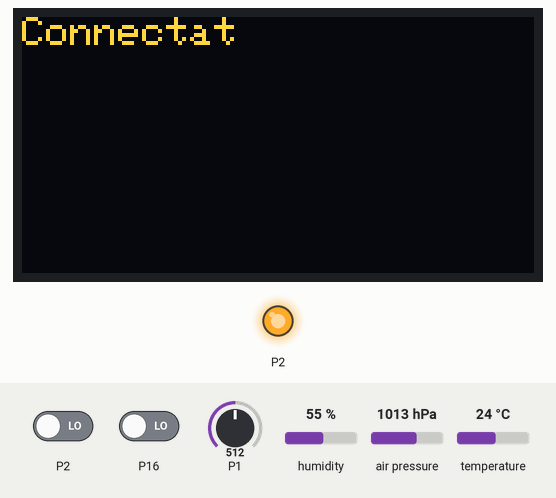
A program run on a simulated BBC micro:bit (MakeCode). Shown: 128×64 one-colour display, output pins drawn as LEDs (lit = HIGH). The test bench sets the inputs (shaded band); at power-on: P1 = 512, P2 LOW, P16 LOW, humidity 55 %, air pressure 1013 hPa, temperature 24 °C (analog values on the 0–1023 scale). The OLED is the two-colour kind (top 16 rows yellow).

Above: at 0.4 s.
At 1.4 s:
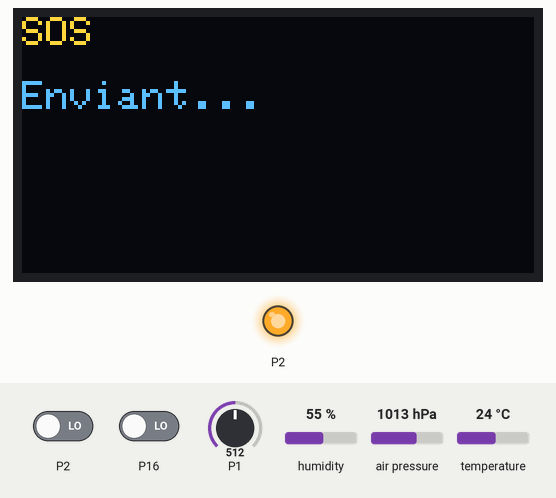

Measured:
- what the display in image 0 shows lasts 1.1 s, from 0.3 s to 1.4 s

The program:

main.ts
```typescript
function PantallaDades () {
    OLED.clear()
    OLED.writeStringNewLine("TDR")
    OLED.newLine()
    OLED.writeStringNewLine("Temperatura: " + ("" + temperatura) + " C")
    OLED.writeStringNewLine("Humitat: " + ("" + Humitat) + "%")
    OLED.writeStringNewLine("Pressio: " + ("" + Pressió) + " hPa")
    OLED.writeStringNewLine("Bateria: " + ("" + PercBat) + "%")
    OLED.writeStringNewLine("Voltatge:  " + ("" + batvolt) + " V")
}
function Wifi () {
    botoapretat = 0
    while (botoapretat == 0) {
        if (pins.digitalReadPin(DigitalPin.P2) == 0) {
            botoapretat += 1
            SSID = "MAZINGERZ"
            WIFI_PASSWORD = "letsthesunshine"
        }
        if (pins.digitalReadPin(DigitalPin.P16) == 0) {
            botoapretat += 1
            SSID = "orioloneplusnord"
            WIFI_PASSWORD = "bondia1234"
        }
    }
    OLED.clear()
    OLED.writeStringNewLine("...")
    ESP8266_IoT.initWIFI(SerialPin.P8, SerialPin.P12, BaudRate.BaudRate115200)
    ESP8266_IoT.connectWifi(SSID, WIFI_PASSWORD)
    OLED.clear()
    OLED.writeStringNewLine("Connectat")
}
function LlegirDades () {
    temperatura = BME280.temperature(BME280_T.T_C)
    Humitat = BME280.humidity()
    Pressió = BME280.pressure(BME280_P.hPa)
}
function EnviarDades () {
    ESP8266_IoT.connectThingSpeak()
    ESP8266_IoT.setData(
    "8OUGW8MHUV093H5B",
    temperatura,
    Humitat,
    Pressió,
    PercBat,
    batvolt,
    sos
    )
    ESP8266_IoT.uploadData()
}
function Sos () {
    OLED.clear()
    OLED.writeStringNewLine("SOS")
    OLED.newLine()
    OLED.writeStringNewLine("Enviant...")
    basic.pause(15000)
    sos = 1
    EnviarDades()
    sos = 0
    basic.pause(15000)
    EnviarDades()
    basic.pause(2000)
    pins.digitalWritePin(DigitalPin.P2, 1)
}
function VoltatgeBateria () {
    batvolt = 0
    for (let index = 0; index < 10; index++) {
        batvolt += pins.analogReadPin(AnalogPin.P1) * 3.148 / 1023 * 11
    }
    batvolt = batvolt / 10 + 0.02
    PercentatgeBat()
}
function PercentatgeBat () {
    if (batvolt >= 4.2) {
        PercBat = 100
    }
    if (batvolt < 4.2 && batvolt >= 4.02) {
        PercBat = 80
    }
    if (batvolt < 4.02 && batvolt >= 3.87) {
        PercBat = 60
    }
    if (batvolt < 3.87 && batvolt >= 3.8) {
        PercBat = 40
    }
    if (batvolt < 3.8 && batvolt >= 3.73) {
        PercBat = 20
    }
    if (batvolt < 3.73) {
        PercBat = 10
    }
}
let WIFI_PASSWORD = ""
let SSID = ""
let botoapretat = 0
let batvolt = 0
let PercBat = 0
let Pressió = 0
let Humitat = 0
let temperatura = 0
let sos = 0
pins.digitalWritePin(DigitalPin.P2, 1)
pins.digitalWritePin(DigitalPin.P16, 1)
OLED.init(128, 64)
OLED.writeStringNewLine("TDR")
OLED.newLine()
OLED.writeStringNewLine("A - WIFI CASA")
OLED.writeStringNewLine("B - WIFI MOBIL")
OLED.newLine()
Wifi()
basic.pause(1000)
LlegirDades()
VoltatgeBateria()
sos = 0
basic.forever(function () {
    LlegirDades()
    VoltatgeBateria()
    if (pins.digitalReadPin(DigitalPin.P2) == 0) {
        Sos()
    } else {
        PantallaDades()
        basic.pause(2000)
    }
})
basic.forever(function () {
    EnviarDades()
    basic.pause(900000)
})
```

test.ts
```typescript
// aquí va el archivo "tests"; esto no se compilará cuando este paquete se utilice como una extensión.
```
